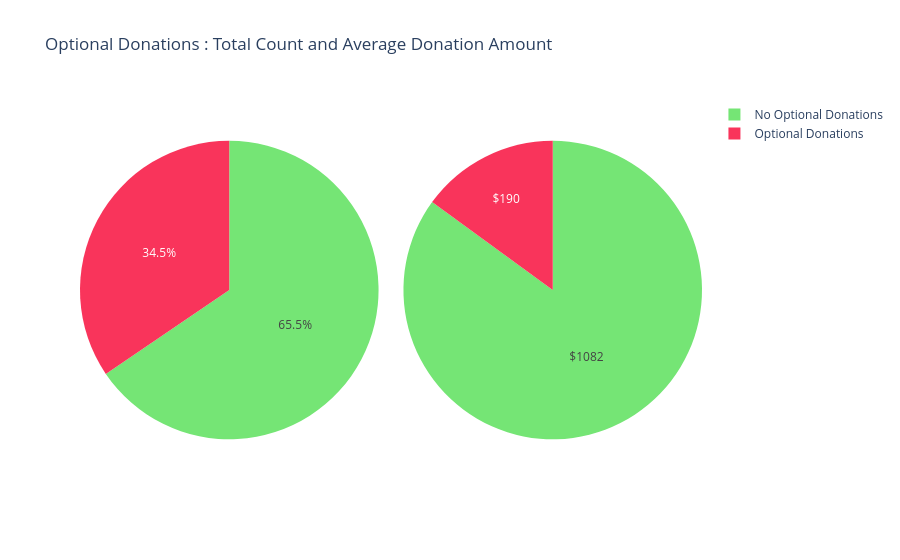

The notebook cell saved with this chart:
### Markdown cell above
> - **Donadores más Generosos: **
> - Un donador (no profesor) de Manhattan Beach, California, ha donado más de 15,000 veces. Otro donador de Nueva York ha donado un monto masivo de 1.8 Millones de USD en aproximadamente 10,513 donaciones.
> - El pago único más alto de 60K para el proyecto "Learning to Play while Playing to Learn" fue realizado por un donador de Anahola, Hawái, quien ha hecho 223 donaciones hasta ahora.

<a id="3.4"></a>
## 3.4 Donaciones Opcionales y Donadores Profesores

### 3.4.1 Total de Donaciones Opcionales y Monto Promedio

### Code cell
tempdf = donations_df.groupby('Donation Included Optional Donation').agg({'Donation Included Optional Donation' : 'count', 'Donation Amount' : 'mean'})
values1 = list(tempdf['Donation Included Optional Donation']) 
values2 = list(tempdf['Donation Amount']) 
values2t = [str("$")+str(int(x)) for x in values2]
domain1 = {'x': [0.2, 0.50], 'y': [0.0, 0.33]}
domain2 = {'x': [0.8, 0.50], 'y': [0.0, 0.33]}

labels = list(tempdf.index)
mp={'Yes' : 'Optional Donations', 'No' : 'No Optional Donations'}
labels = [mp[x] for x in labels]
trace1 = go.Pie(labels=labels, values=values1, marker=dict(colors=[  '#75e575', '#ea7c96',]))
trace2 = go.Pie(labels=labels, values=values2, marker=dict(colors=['#75e575', '#ea7c96',]), textinfo = "text", text=values2t)

layout = go.Layout(title='Number of Donations with Optional Donations', width=800, height=400)
# fig = go.Figure(data=[trace1], layout=layout)
# iplot(fig)

layout = go.Layout(title='Average Amount Donated in Optional Donations', width=800, height=400)
# fig = go.Figure(data=[trace2], layout=layout)
# iplot(fig)

fig = {
  "data": [
    {
      "values": values1,
      "labels": list(reversed(labels)),
      "domain": {"x": [0, .48]},
    "marker" : dict(colors=[  '#f9345b',  '#75e575']),
      "name": "No. of donations with Optional Donations",
#       "hoverinfo":"label+percent+name",
#       "hole": .4,
        
      "type": "pie"
    },
    {
      "values": values2,
      "labels": labels,
        "marker" : dict(colors=['75e575', '#f9345b']),
      "domain": {"x": [.52, 1]},
      "name": "Average Amount Donated in Optional Donations",
        "text" : values2t,
        "textinfo" : "text",
      "type": "pie"
    }],
  "layout": {
        "title":"Optional Donations : Total Count and Average Donation Amount",
    
    }
}
iplot(fig, filename='donut')

### Figure 1 — Plotly figure (JSON) as saved in the notebook; plotly's stock layout.template omitted (floating-point values rounded to 4 significant figures)
{"data": [{"domain": {"x": [0, 0.48]}, "labels": ["Optional Donations", "No Optional Donations"], "marker": {"colors": ["#f9345b", "#75e575"]}, "name": "No. of donations with Optional Donations", "type": "pie", "values": [69, 131]}, {"domain": {"x": [0.52, 1]}, "labels": ["No Optional Donations", "Optional Donations"], "marker": {"colors": ["75e575", "#f9345b"]}, "name": "Average Amount Donated in Optional Donations", "text": ["$1082", "$190"], "textinfo": "text", "type": "pie", "values": [1083.0, 190.6]}], "layout": {"title": {"text": "Optional Donations : Total Count and Average Donation Amount"}}}
